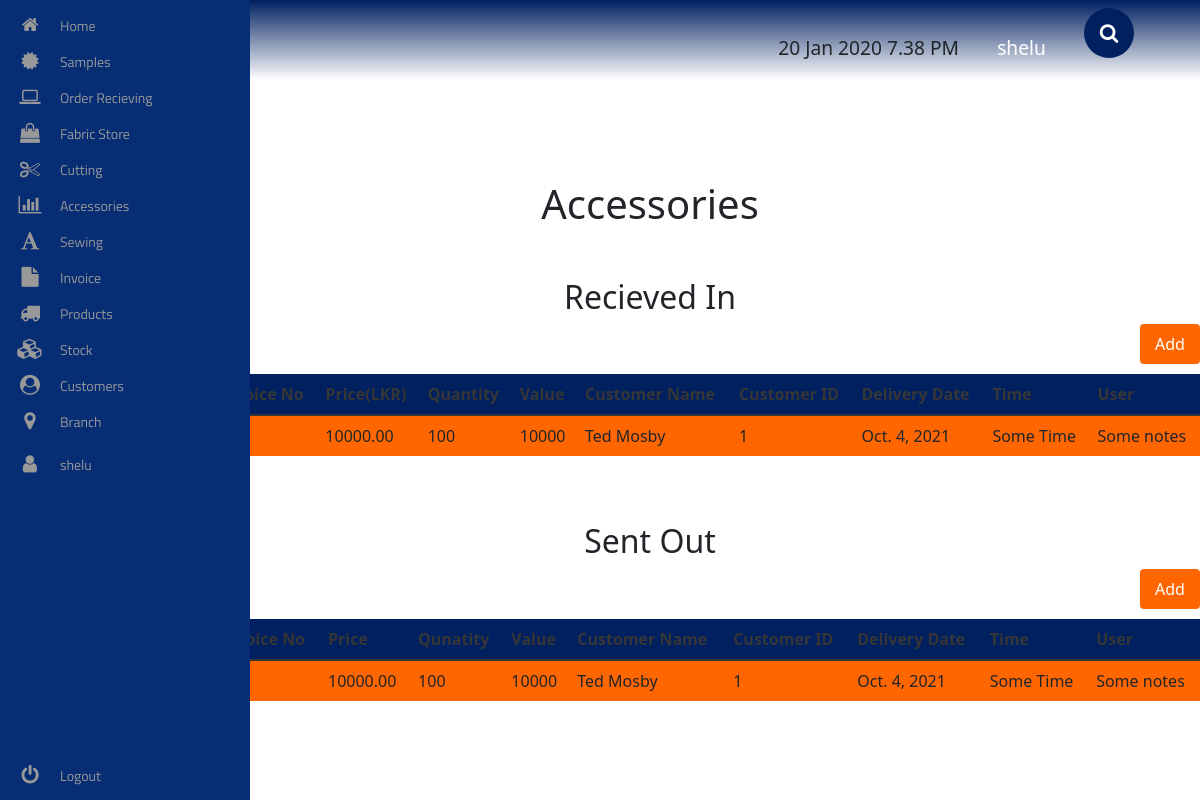
Page /accessories/ (signed in) on the committed database.
### accessories/models.py (models this page shows)
class AccRecievedIn(models.Model):
	acc_name = models.CharField(max_length=1000)
	acc_id = models.CharField(max_length=100)
	date = models.DateField()
	invoice = models.ForeignKey(Invoice, on_delete=models.SET_NULL, null=True, blank=True)
	price = models.DecimalField(decimal_places=2, max_digits=100000)
	quantity = models.IntegerField()
	value = models.IntegerField()
	customer = models.ForeignKey(Customer, on_delete=models.SET_NULL, null=True, blank=True)
	delivery_date = models.DateField()
	time = models.CharField(max_length=1000)
	user_notes = models.CharField(max_length=9000)

class AccSentOut(models.Model):
	acc_name = models.CharField(max_length=1000)
	acc_id = models.CharField(max_length=100)
	date = models.DateField()
	invoice = models.ForeignKey(Invoice, on_delete=models.SET_NULL, null=True, blank=True)
	price = models.DecimalField(decimal_places=2, max_digits=100000)
	quantity = models.IntegerField()
	value = models.IntegerField()
	customer = models.ForeignKey(Customer, on_delete=models.SET_NULL, null=True, blank=True)
	delivery_date = models.DateField()
	time = models.CharField(max_length=1000)
	user_notes = models.CharField(max_length=9000)

### customers/models.py (models this page shows)
class Customer(models.Model):
	customer_id = models.CharField(max_length=100)
	salutation = models.CharField(max_length=10, choices=salutation_choices, default='Mr')
	customer_first_name = models.CharField(max_length=500)
	customer_last_name = models.CharField(max_length=500)
	mobile_no = models.IntegerField()
	mobile_no_type = models.CharField(max_length=10, choices=mobile_no_type, default='Mobile')
	email = models.EmailField(max_length=120)
	email_type = models.CharField(max_length=10, choices=email_type, default='Work')
	address = models.CharField(max_length=1000)
	"""def __str__(self):
			    	return "%s %s" % (self.customer_first_name, self.customer_last_name)"""
	def __str__(self):
		return self.customer_first_name + ' ' + self.customer_last_name

### accessories/views.py (the view)
# urls.py: path('', AccessoriesMainView.as_view(), name="accessories_view"),
@method_decorator(login_required(login_url='../users/login'), name='get')
class AccessoriesMainView(View):
	template_name = 'accessories_main.html'
	acc_recieved_in_query = AccRecievedIn.objects.all()
	acc_sent_out_query = AccSentOut.objects.all()
	def get_recieved_in_query_set(self):
		return self.acc_recieved_in_query
	def get_acc_sent_out_query_set(self):
		return self.acc_sent_out_query
	def get(self, request):
		context = {
			'acc_recieveds': self.get_recieved_in_query_set(),
			'acc_sent_outs': self.get_acc_sent_out_query_set()
			}
		return render(request, self.template_name, context)

### accessories/templates/accessories_main.html (shortened to what this page needs)
<!DOCTYPE html>
<html lang="en">
{% extends 'base.html' %}
{% load static %}
    {% block extra_css %}
        <link rel="stylesheet" href="{% static 'accessories/css/accessories_main.css' %}">
    {% endblock %}
    {% block content %}
        <div class="accessories__container">
            <h1> Accessories </h1>
            <h2> Recieved In </h2>
            <div class="accessories__add__button__container" >
              <button class="accessories__add__button">
                Add
              </button>
            </div>
            <div class="table-responsive">
              <table class="table">
                <thead>
                  <tr class="accessories__tr">
                    <th scope="col">Date</th>
                    <th scope="col">Invoice No</th>
                    <th scope="col">Price(LKR)</th>
                    <th scope="col">Quantity</th>
                    <th scope="col">Value</th>
                    <th scope="col">Customer Name</th>
                    <th scope="col">Customer ID</th>
                    <th scope="col">Delivery Date</th>
                    <th scope="col">Time</th>
                    <th scope="col">User</th>
                  </tr>
                </thead>
                <tbody>
                  {% for acc_recieved in acc_recieveds %}
                  <tr class="accessories__body">
                    <td> {{ acc_recieved.date }} </td>
                    <td>  {{ acc_recieved.invoice.invoice_no }} </td>
                    <td> {{ acc_recieved.price }} </td>
                    <td> {{ acc_recieved.quantity }} </td>
                    <td> {{ acc_recieved.value }} </td>
                    <td> {{ acc_recieved.customer.customer_first_name }}
                         {{ acc_recieved.customer.customer_last_name }}
                    </td>
                    <td> {{ acc_recieved.customer_id }} </td>
                    <td> {{ acc_recieved.delivery_date }} </td>
                    <td> {{ acc_recieved.time }} </td>
                    <td> {{ acc_recieved.user_notes }} </td>
                  </tr>
                  {% endfor %}
                </tbody>
              </table>
            </div>
            <h2> Sent Out </h2>
             <div class="accessories__add__button__container" >
              <button class="accessories__add__button">
                Add
              </button>
            </div>
            <div class="table-responsive">
              <table class="table">
                <thead>
                  <tr class="accessories__tr">
                    <th scope="col">Date</th>
                    <th scope="col">Invoice No</th>
                    <th scope="col">Price</th>
                    <th scope="col">Qunatity</th>
                    <th scope="col">Value</th>
                    <th scope="col">Customer Name</th>
                    <th scope="col">Customer ID</th>
                    <th scope="col">Delivery Date</th>
                    <th scope="col">Time</th>
                    <th scope="col">User</th>
                  </tr>
                </thead>
                <tbody>
                  {% for acc_sent_out in acc_sent_outs %}
                  <tr class="accessories__body">
                    <td> {{ acc_sent_out.date }} </td>
                    <td>  {{ acc_sent_out.invoice.invoice_no }} </td>
                    <td> {{ acc_sent_out.price }} </td>
                    <td> {{ acc_sent_out.quantity }} </td>
                    <td> {{ acc_sent_out.value }} </td>
                    <td> {{ acc_sent_out.customer.customer_first_name }}
                         {{ acc_sent_out.customer.customer_last_name }}
                    </td>
                    <td> {{ acc_sent_out.customer_id }} </td>
                    <td> {{ acc_sent_out.delivery_date }} </td>
                    <td> {{ acc_sent_out.time }} </td>
                    <td> {{ acc_sent_out.user_notes }} </td>
                  </tr>
                  {% endfor %}
                </tbody>
              </table>
            </div>
        </div>
    {% endblock %}

### pages/templates/top_navbar.html (shortened to what this page needs)
<!DOCTYPE html>
<html lang="en">
{% load static %}
<head>
    <link rel="stylesheet" href="https://maxcdn.bootstrapcdn.com/bootstrap/4.0.0/css/bootstrap.min.css">
    <link rel="stylesheet" href="{% static 'pages/css/top_navbar.css' %}">
</head>
<body>
  <nav class="navbar">
    <div class="navbar__container">
      <a href="#home" id="navbar__logo">SPARQ</a>
        <ul class="navbar__menu">
          <li class="navabr__item">
            20 Jan 2020 7.38 PM
          </li>
          {% if user.is_authenticated %}
          <li class="navabr__item">
            <a href="#" class="navbar__links" id="about-page" >
              {{ request.user.username }}
          </a>
          </li>
          {% endif %}
          <li class="navbar__item">
            <div class="search-box">
                <form method="post" action="{% url 'search-results' %}">
                    <button type="button" class="btn-search"><i class="fa fa-search"></i></button>
                    <label for="search-input"></label><input type="search" class="input-search" placeholder="Type to Search..." name="searched" id="search-input">
                </form>
            </div>
          </li>
        </ul>
    </div>
  </nav>
    <link href="http://ajax.googleapis.com/ajax/libs/jqueryui/1.8.16/themes/ui-lightness/jquery-ui.css" rel="stylesheet" type="text/css" />
</body>
</html>

### pages/templates/side_navbar.html (shortened to what this page needs)
<!DOCTYPE html>
<html lang="en">
{% load static %}
<head>
    <link rel="stylesheet" href="https://maxcdn.bootstrapcdn.com/bootstrap/4.0.0/css/bootstrap.min.css">
    <link rel="stylesheet" href="https://cdnjs.cloudflare.com/ajax/libs/font-awesome/4.7.0/css/font-awesome.css" />
    <link rel="stylesheet" href="https://cdn.jsdelivr.net/npm/bulma@0.8.2/css/bulma.min.css">
    <link href="https://cdn.jsdelivr.net/npm/bootstrap@5.0.2/dist/css/bootstrap.min.css" rel="stylesheet">
    <link rel="stylesheet" href="{% static 'pages/css/side_navbar.css' %}">
</head>
<body>
    <div class="area"></div><nav class="main-menu">
        <ul>
            <li>
                <a href="/">
                <i class="fa fa-home fa-2x nav-icon"></i>
                <span class="nav-text">
                    Home
                </span>
                </a>
            </li>
            <li class="has-subnav">
                <a href="{% url 'sample:sample_view' %}">
                    <i class="fa fa-certificate fa-2x"></i>
                    <span class="nav-text sample">
                        Samples
                    </span>
                    </a>
            </li>
            <li class="has-subnav">
                <a href="{% url 'orders:order_view' %}">
                    <i class="fa fa-laptop fa-2x"></i>
                    <span class="nav-text">
                        Order Recieving
                    </span>
                    </a>
            </li>
            <li class="has-subnav">
                <a href="{% url 'fabric:fabric_view' %}">
                    <i class="fa fa-shopping-bag fa-2x"></i>
                    <span class="nav-text">
                        Fabric Store
                    </span>
                    </a>
                </li>
                <li class="has-subnav">
                    <a href="{% url 'cutting:cutting_view' %}">
                       <i class="fa fa-cut fa-2x"></i>
                        <span class="nav-text">
                            Cutting
                        </span>
                    </a>
                </li>
                <li class="has-subnav">
                   <a href="{% url 'accessories:accessories_view' %}">
                        <i class="fa fa-bar-chart-o fa-2x"></i>
                        <span class="nav-text">
                            Accessories
                        </span>
                    </a>
                </li>
                <li class="has-subnav">
                    <a href="{% url 'sewing:sewing_view' %}">
                        <i class="fa fa-font fa-2x"></i>
                        <span class="nav-text">
                           Sewing
                        </span>
                    </a>
                </li>
                <li class="has-subnav">
                   <a href="{% url 'invoice:invoice_main_view' %}">
                        <i class="fa fa-file fa-2x"></i>
                        <span class="nav-text">
                            Invoice
                        </span>
                    </a>
                </li>
                <li class="has-subnav">
                   <a href="{% url 'products:products_main' %}">
                        <i class="fa fa-truck fa-2x"></i>
                        <span class="nav-text">
                            Products
                        </span>
                    </a>
                </li>
                <li class="has-subnav">
                   <a href="{% url 'stock:stock-main' %}">
                       <i class="fa fa-cubes fa-2x"></i>
                        <span class="nav-text">
                            Stock
                        </span>
                    </a>
                </li>
                <li class="has-subnav">
                   <a href="{% url 'customers:customers_main' %}">
                        <i class="fa fa-user-circle fa-2x"></i>
                        <span class="nav-text">
                            Customers
                        </span>
                    </a>
                </li>
                <li>
                    <a href="#">
                       <i class="fa fa-map-marker fa-2x"></i>
                        <span class="nav-text">
                            Branch
                        </span>
                    </a>
                </li>
            </ul>
            <li>
                    {% if user.is_authenticated %}
                    <a href="#">
                       <i class="fa fa-user fa-2x"></i>
                        <span class="nav-text">
                            {{request.user.username}}
                        </span>
                    </a>
                    {% endif %}
                </li>
            <ul class="logout">
                <li>
                   <a href="{% url 'users:user-logout' %}">
                         <i class="fa fa-power-off fa-2x"></i>
                        <span class="nav-text">
                            Logout
                        </span>
                    </a>
                </li>
            </ul>
        </nav>
</body>
</html>

### rows in the picture
AccRecievedIn: price "10000.00", quantity "100", value "10000", customer.customer_first_name "Ted", customer.customer_last_name "Mosby", customer_id "1", delivery_date "Oct. 4, 2021", time "Some Time", user_notes "Some notes"
AccSentOut: price "10000.00", quantity "100", value "10000", customer.customer_first_name "Ted", customer.customer_last_name "Mosby", customer_id "1", delivery_date "Oct. 4, 2021", time "Some Time", user_notes "Some notes"

### other values in the picture
{{ request.user.username }} "shelu"
